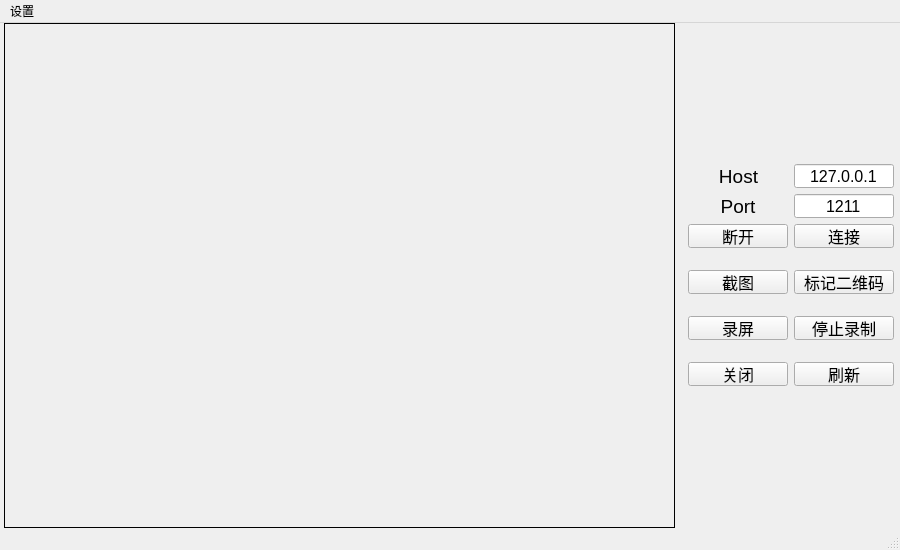
<?xml version="1.0" encoding="UTF-8"?>
<ui version="4.0">
 <class>MainWindow</class>
 <widget class="QMainWindow" name="MainWindow">
  <property name="windowModality">
   <enum>Qt::NonModal</enum>
  </property>
  <property name="geometry">
   <rect>
    <x>0</x>
    <y>0</y>
    <width>900</width>
    <height>550</height>
   </rect>
  </property>
  <property name="sizePolicy">
   <sizepolicy hsizetype="Preferred" vsizetype="Preferred">
    <horstretch>0</horstretch>
    <verstretch>0</verstretch>
   </sizepolicy>
  </property>
  <property name="minimumSize">
   <size>
    <width>0</width>
    <height>0</height>
   </size>
  </property>
  <property name="maximumSize">
   <size>
    <width>16777215</width>
    <height>16777215</height>
   </size>
  </property>
  <property name="windowTitle">
   <string>ClientGUI</string>
  </property>
  <widget class="QWidget" name="centralwidget">
   <property name="sizePolicy">
    <sizepolicy hsizetype="Expanding" vsizetype="Expanding">
     <horstretch>0</horstretch>
     <verstretch>0</verstretch>
    </sizepolicy>
   </property>
   <property name="minimumSize">
    <size>
     <width>900</width>
     <height>500</height>
    </size>
   </property>
   <property name="maximumSize">
    <size>
     <width>1920</width>
     <height>1080</height>
    </size>
   </property>
   <layout class="QHBoxLayout" name="horizontalLayout_2">
    <property name="sizeConstraint">
     <enum>QLayout::SetDefaultConstraint</enum>
    </property>
    <property name="leftMargin">
     <number>4</number>
    </property>
    <property name="topMargin">
     <number>0</number>
    </property>
    <property name="rightMargin">
     <number>4</number>
    </property>
    <property name="bottomMargin">
     <number>0</number>
    </property>
    <item>
     <widget class="QLabel" name="imageLabel">
      <property name="sizePolicy">
       <sizepolicy hsizetype="Expanding" vsizetype="Expanding">
        <horstretch>0</horstretch>
        <verstretch>0</verstretch>
       </sizepolicy>
      </property>
      <property name="minimumSize">
       <size>
        <width>640</width>
        <height>480</height>
       </size>
      </property>
      <property name="maximumSize">
       <size>
        <width>1280</width>
        <height>720</height>
       </size>
      </property>
      <property name="cursor">
       <cursorShape>CrossCursor</cursorShape>
      </property>
      <property name="frameShape">
       <enum>QFrame::Panel</enum>
      </property>
      <property name="text">
       <string/>
      </property>
      <property name="alignment">
       <set>Qt::AlignCenter</set>
      </property>
     </widget>
    </item>
    <item>
     <layout class="QHBoxLayout" name="horizontalLayout">
      <property name="sizeConstraint">
       <enum>QLayout::SetNoConstraint</enum>
      </property>
      <property name="leftMargin">
       <number>4</number>
      </property>
      <property name="topMargin">
       <number>4</number>
      </property>
      <property name="rightMargin">
       <number>4</number>
      </property>
      <property name="bottomMargin">
       <number>4</number>
      </property>
      <item>
       <layout class="QFormLayout" name="formLayout">
        <property name="sizeConstraint">
         <enum>QLayout::SetNoConstraint</enum>
        </property>
        <property name="labelAlignment">
         <set>Qt::AlignCenter</set>
        </property>
        <property name="formAlignment">
         <set>Qt::AlignCenter</set>
        </property>
        <property name="leftMargin">
         <number>0</number>
        </property>
        <property name="rightMargin">
         <number>1</number>
        </property>
        <property name="bottomMargin">
         <number>1</number>
        </property>
        <item row="0" column="0">
         <widget class="QLabel" name="hostLabel">
          <property name="font">
           <font>
            <pointsize>14</pointsize>
           </font>
          </property>
          <property name="text">
           <string>Host</string>
          </property>
          <property name="alignment">
           <set>Qt::AlignCenter</set>
          </property>
         </widget>
        </item>
        <item row="0" column="1">
         <widget class="QLineEdit" name="hostEdit">
          <property name="sizePolicy">
           <sizepolicy hsizetype="Preferred" vsizetype="Preferred">
            <horstretch>0</horstretch>
            <verstretch>0</verstretch>
           </sizepolicy>
          </property>
          <property name="minimumSize">
           <size>
            <width>100</width>
            <height>24</height>
           </size>
          </property>
          <property name="maximumSize">
           <size>
            <width>100</width>
            <height>24</height>
           </size>
          </property>
          <property name="font">
           <font>
            <pointsize>12</pointsize>
           </font>
          </property>
          <property name="inputMethodHints">
           <set>Qt::ImhDigitsOnly</set>
          </property>
          <property name="text">
           <string>127.0.0.1</string>
          </property>
          <property name="alignment">
           <set>Qt::AlignCenter</set>
          </property>
         </widget>
        </item>
        <item row="1" column="0">
         <widget class="QLabel" name="portLabel">
          <property name="font">
           <font>
            <pointsize>14</pointsize>
           </font>
          </property>
          <property name="text">
           <string>Port</string>
          </property>
          <property name="alignment">
           <set>Qt::AlignCenter</set>
          </property>
         </widget>
        </item>
        <item row="1" column="1">
         <widget class="QLineEdit" name="portEdit">
          <property name="sizePolicy">
           <sizepolicy hsizetype="Preferred" vsizetype="Preferred">
            <horstretch>0</horstretch>
            <verstretch>0</verstretch>
           </sizepolicy>
          </property>
          <property name="minimumSize">
           <size>
            <width>100</width>
            <height>24</height>
           </size>
          </property>
          <property name="maximumSize">
           <size>
            <width>100</width>
            <height>24</height>
           </size>
          </property>
          <property name="font">
           <font>
            <pointsize>12</pointsize>
           </font>
          </property>
          <property name="inputMethodHints">
           <set>Qt::ImhDigitsOnly</set>
          </property>
          <property name="text">
           <string>1211</string>
          </property>
          <property name="alignment">
           <set>Qt::AlignCenter</set>
          </property>
         </widget>
        </item>
        <item row="2" column="0">
         <widget class="QPushButton" name="closeButton">
          <property name="sizePolicy">
           <sizepolicy hsizetype="Preferred" vsizetype="Preferred">
            <horstretch>0</horstretch>
            <verstretch>0</verstretch>
           </sizepolicy>
          </property>
          <property name="minimumSize">
           <size>
            <width>100</width>
            <height>24</height>
           </size>
          </property>
          <property name="maximumSize">
           <size>
            <width>100</width>
            <height>24</height>
           </size>
          </property>
          <property name="font">
           <font>
            <pointsize>12</pointsize>
           </font>
          </property>
          <property name="text">
           <string>断开</string>
          </property>
         </widget>
        </item>
        <item row="2" column="1">
         <widget class="QPushButton" name="connectButton">
          <property name="sizePolicy">
           <sizepolicy hsizetype="Preferred" vsizetype="Preferred">
            <horstretch>0</horstretch>
            <verstretch>0</verstretch>
           </sizepolicy>
          </property>
          <property name="minimumSize">
           <size>
            <width>100</width>
            <height>24</height>
           </size>
          </property>
          <property name="maximumSize">
           <size>
            <width>100</width>
            <height>24</height>
           </size>
          </property>
          <property name="font">
           <font>
            <pointsize>12</pointsize>
           </font>
          </property>
          <property name="text">
           <string>连接</string>
          </property>
         </widget>
        </item>
        <item row="3" column="0">
         <spacer name="verticalSpacer">
          <property name="orientation">
           <enum>Qt::Vertical</enum>
          </property>
          <property name="sizeType">
           <enum>QSizePolicy::Fixed</enum>
          </property>
          <property name="sizeHint" stdset="0">
           <size>
            <width>10</width>
            <height>10</height>
           </size>
          </property>
         </spacer>
        </item>
        <item row="4" column="0">
         <widget class="QPushButton" name="downloadButton">
          <property name="sizePolicy">
           <sizepolicy hsizetype="Preferred" vsizetype="Preferred">
            <horstretch>0</horstretch>
            <verstretch>0</verstretch>
           </sizepolicy>
          </property>
          <property name="minimumSize">
           <size>
            <width>100</width>
            <height>24</height>
           </size>
          </property>
          <property name="maximumSize">
           <size>
            <width>100</width>
            <height>24</height>
           </size>
          </property>
          <property name="font">
           <font>
            <pointsize>12</pointsize>
           </font>
          </property>
          <property name="text">
           <string>截图</string>
          </property>
         </widget>
        </item>
        <item row="4" column="1">
         <widget class="QPushButton" name="decodeQRButton">
          <property name="sizePolicy">
           <sizepolicy hsizetype="Preferred" vsizetype="Preferred">
            <horstretch>0</horstretch>
            <verstretch>0</verstretch>
           </sizepolicy>
          </property>
          <property name="minimumSize">
           <size>
            <width>100</width>
            <height>24</height>
           </size>
          </property>
          <property name="maximumSize">
           <size>
            <width>100</width>
            <height>24</height>
           </size>
          </property>
          <property name="font">
           <font>
            <pointsize>12</pointsize>
           </font>
          </property>
          <property name="text">
           <string>标记二维码</string>
          </property>
         </widget>
        </item>
        <item row="5" column="0">
         <spacer name="verticalSpacer_2">
          <property name="orientation">
           <enum>Qt::Vertical</enum>
          </property>
          <property name="sizeType">
           <enum>QSizePolicy::Fixed</enum>
          </property>
          <property name="sizeHint" stdset="0">
           <size>
            <width>20</width>
            <height>10</height>
           </size>
          </property>
         </spacer>
        </item>
        <item row="8" column="1">
         <widget class="QPushButton" name="refreshButton">
          <property name="sizePolicy">
           <sizepolicy hsizetype="Preferred" vsizetype="Preferred">
            <horstretch>0</horstretch>
            <verstretch>0</verstretch>
           </sizepolicy>
          </property>
          <property name="minimumSize">
           <size>
            <width>100</width>
            <height>24</height>
           </size>
          </property>
          <property name="maximumSize">
           <size>
            <width>100</width>
            <height>24</height>
           </size>
          </property>
          <property name="font">
           <font>
            <pointsize>12</pointsize>
           </font>
          </property>
          <property name="text">
           <string>刷新</string>
          </property>
         </widget>
        </item>
        <item row="8" column="0">
         <widget class="QPushButton" name="closeAllButton">
          <property name="sizePolicy">
           <sizepolicy hsizetype="Fixed" vsizetype="Fixed">
            <horstretch>0</horstretch>
            <verstretch>0</verstretch>
           </sizepolicy>
          </property>
          <property name="minimumSize">
           <size>
            <width>100</width>
            <height>24</height>
           </size>
          </property>
          <property name="maximumSize">
           <size>
            <width>100</width>
            <height>24</height>
           </size>
          </property>
          <property name="font">
           <font>
            <pointsize>12</pointsize>
           </font>
          </property>
          <property name="text">
           <string>关闭</string>
          </property>
         </widget>
        </item>
        <item row="6" column="0">
         <widget class="QPushButton" name="recordButton">
          <property name="sizePolicy">
           <sizepolicy hsizetype="Fixed" vsizetype="Fixed">
            <horstretch>0</horstretch>
            <verstretch>0</verstretch>
           </sizepolicy>
          </property>
          <property name="minimumSize">
           <size>
            <width>100</width>
            <height>24</height>
           </size>
          </property>
          <property name="maximumSize">
           <size>
            <width>100</width>
            <height>24</height>
           </size>
          </property>
          <property name="font">
           <font>
            <pointsize>12</pointsize>
           </font>
          </property>
          <property name="text">
           <string>录屏</string>
          </property>
         </widget>
        </item>
        <item row="6" column="1">
         <widget class="QPushButton" name="stopRecordButton">
          <property name="sizePolicy">
           <sizepolicy hsizetype="Fixed" vsizetype="Fixed">
            <horstretch>0</horstretch>
            <verstretch>0</verstretch>
           </sizepolicy>
          </property>
          <property name="minimumSize">
           <size>
            <width>100</width>
            <height>24</height>
           </size>
          </property>
          <property name="maximumSize">
           <size>
            <width>100</width>
            <height>24</height>
           </size>
          </property>
          <property name="font">
           <font>
            <pointsize>12</pointsize>
           </font>
          </property>
          <property name="text">
           <string>停止录制</string>
          </property>
         </widget>
        </item>
        <item row="7" column="0">
         <spacer name="verticalSpacer_3">
          <property name="orientation">
           <enum>Qt::Vertical</enum>
          </property>
          <property name="sizeType">
           <enum>QSizePolicy::Fixed</enum>
          </property>
          <property name="sizeHint" stdset="0">
           <size>
            <width>20</width>
            <height>10</height>
           </size>
          </property>
         </spacer>
        </item>
       </layout>
      </item>
     </layout>
    </item>
   </layout>
  </widget>
  <widget class="QMenuBar" name="menubar">
   <property name="geometry">
    <rect>
     <x>0</x>
     <y>0</y>
     <width>900</width>
     <height>26</height>
    </rect>
   </property>
   <widget class="QMenu" name="menu">
    <property name="title">
     <string>设置</string>
    </property>
    <addaction name="actionEditOutputPath"/>
   </widget>
   <addaction name="menu"/>
  </widget>
  <widget class="QStatusBar" name="statusbar"/>
  <action name="actionOutputPath">
   <property name="text">
    <string>OutputPath</string>
   </property>
  </action>
  <action name="actionEditOutputPath">
   <property name="text">
    <string>EditOutputPath</string>
   </property>
  </action>
  <action name="actionNull">
   <property name="text">
    <string>Null</string>
   </property>
  </action>
 </widget>
 <resources/>
 <connections>
  <connection>
   <sender>closeButton</sender>
   <signal>clicked()</signal>
   <receiver>MainWindow</receiver>
   <slot>closeCamera()</slot>
   <hints>
    <hint type="sourcelabel">
     <x>754</x>
     <y>194</y>
    </hint>
    <hint type="destinationlabel">
     <x>870</x>
     <y>139</y>
    </hint>
   </hints>
  </connection>
  <connection>
   <sender>decodeQRButton</sender>
   <signal>clicked()</signal>
   <receiver>MainWindow</receiver>
   <slot>decodeQR()</slot>
   <hints>
    <hint type="sourcelabel">
     <x>860</x>
     <y>292</y>
    </hint>
    <hint type="destinationlabel">
     <x>900</x>
     <y>232</y>
    </hint>
   </hints>
  </connection>
  <connection>
   <sender>downloadButton</sender>
   <signal>clicked()</signal>
   <receiver>MainWindow</receiver>
   <slot>download()</slot>
   <hints>
    <hint type="sourcelabel">
     <x>754</x>
     <y>292</y>
    </hint>
    <hint type="destinationlabel">
     <x>775</x>
     <y>216</y>
    </hint>
   </hints>
  </connection>
  <connection>
   <sender>connectButton</sender>
   <signal>clicked()</signal>
   <receiver>MainWindow</receiver>
   <slot>connect()</slot>
   <hints>
    <hint type="sourcelabel">
     <x>860</x>
     <y>194</y>
    </hint>
    <hint type="destinationlabel">
     <x>848</x>
     <y>177</y>
    </hint>
   </hints>
  </connection>
  <connection>
   <sender>refreshButton</sender>
   <signal>clicked()</signal>
   <receiver>MainWindow</receiver>
   <slot>refreshGraphicsViewSize()</slot>
   <hints>
    <hint type="sourcelabel">
     <x>860</x>
     <y>481</y>
    </hint>
    <hint type="destinationlabel">
     <x>714</x>
     <y>512</y>
    </hint>
   </hints>
  </connection>
  <connection>
   <sender>closeAllButton</sender>
   <signal>clicked()</signal>
   <receiver>MainWindow</receiver>
   <slot>close()</slot>
   <hints>
    <hint type="sourcelabel">
     <x>667</x>
     <y>468</y>
    </hint>
    <hint type="destinationlabel">
     <x>700</x>
     <y>421</y>
    </hint>
   </hints>
  </connection>
  <connection>
   <sender>recordButton</sender>
   <signal>clicked()</signal>
   <receiver>MainWindow</receiver>
   <slot>record()</slot>
   <hints>
    <hint type="sourcelabel">
     <x>715</x>
     <y>382</y>
    </hint>
    <hint type="destinationlabel">
     <x>679</x>
     <y>321</y>
    </hint>
   </hints>
  </connection>
  <connection>
   <sender>stopRecordButton</sender>
   <signal>clicked()</signal>
   <receiver>MainWindow</receiver>
   <slot>stopRecord()</slot>
   <hints>
    <hint type="sourcelabel">
     <x>804</x>
     <y>371</y>
    </hint>
    <hint type="destinationlabel">
     <x>822</x>
     <y>319</y>
    </hint>
   </hints>
  </connection>
  <connection>
   <sender>actionEditOutputPath</sender>
   <signal>triggered()</signal>
   <receiver>MainWindow</receiver>
   <slot>editPath()</slot>
   <hints>
    <hint type="sourcelabel">
     <x>-1</x>
     <y>-1</y>
    </hint>
    <hint type="destinationlabel">
     <x>449</x>
     <y>274</y>
    </hint>
   </hints>
  </connection>
 </connections>
 <slots>
  <slot>connect()</slot>
  <slot>download()</slot>
  <slot>decodeQR()</slot>
  <slot>record()</slot>
  <slot>stopRecord()</slot>
  <slot>closeCamera()</slot>
  <slot>refreshGraphicsViewSize()</slot>
  <slot>editPath()</slot>
 </slots>
</ui>
